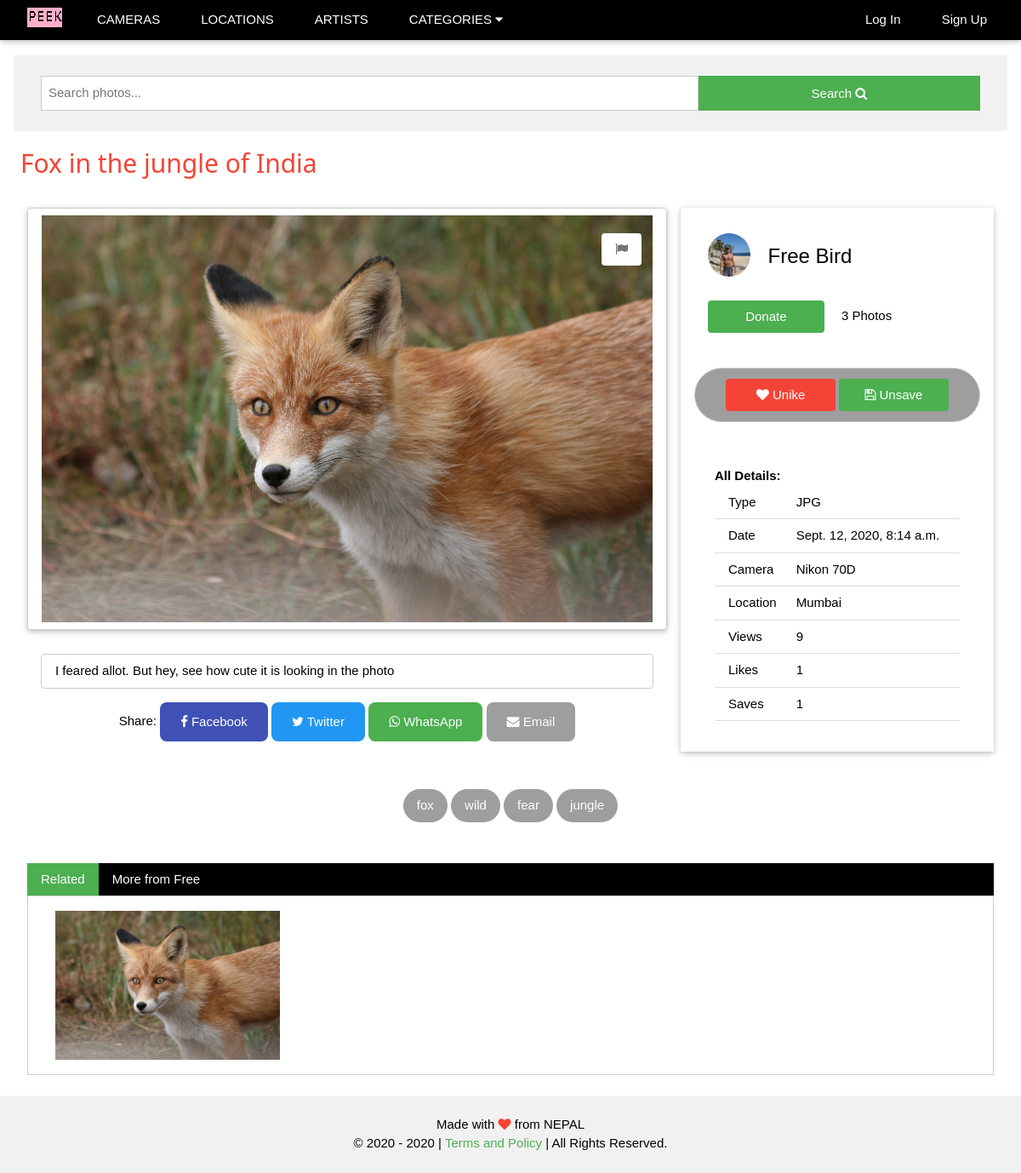
The app's page /theexplorer/fox-in-the-jungle-of-india/ with its own data.
### photos/models.py (models this page shows, shortened)
class Photo(models.Model):
    title = models.CharField(max_length=254)
    slug = models.SlugField(unique=True)
    category = models.ForeignKey('Category', on_delete=models.CASCADE)
    image = models.ImageField(upload_to=upload_image_path)
    image_type = models.CharField(max_length=10)
    camera = models.ForeignKey('Camera', on_delete=models.CASCADE)
    location = models.ForeignKey('Location', on_delete=models.CASCADE)
    tags = models.TextField()
    description = models.TextField()
    user = models.ForeignKey(User, on_delete=models.CASCADE)
    active = models.BooleanField(default=True)
    views_count = models.IntegerField(default=0)
    modified_on = models.DateTimeField(auto_now=True)
    uploaded_on = models.DateTimeField(auto_now_add=True)

class Camera(models.Model):
    camera = models.CharField(max_length=254, unique=True)
    slug = models.SlugField(unique=True)
    image = models.ImageField(upload_to='cameras', null=True, blank=True)
    def __str__(self):
        return self.camera

class Location(models.Model):
    location = models.CharField(max_length=254, unique=True)
    slug = models.SlugField(unique=True)
    image = models.ImageField(upload_to='locations', null=True, blank=True)
    def __str__(self):
        return self.location

### users/models.py (models this page shows)
class UserProfile(AbstractUser):
    first_name = models.CharField(max_length=254)
    last_name = models.CharField(max_length=254)
    email = models.EmailField(max_length=254, unique=True)
    profile_picture = models.ImageField(blank=True, upload_to=upload_image_path)
    profession = models.CharField(max_length=254, blank=True)
    address = models.CharField(max_length=254, blank=True)
    dob = models.DateField(blank=True, null=True)
    donate = models.CharField(max_length=254, blank=True)
    fb_username = models.CharField(max_length=254, blank=True)
    tw_username = models.CharField(max_length=254, blank=True)
    in_username = models.CharField(max_length=254, blank=True)

### photos/views.py (the view, shortened to what this page needs)
# urls.py: path('<str:username>/<str:slug>/', single_page_view, name='single'),
def single_page_view(request, username, slug):
    data = get_object_or_404(Photo, user__username=username, slug=slug, active=True)
    data.views_count += 1
    data.save()
    image_tags = data.tags
    image_tags = re.split(', |,', image_tags)
    author = Photo.objects.filter(user__username=username).filter(active=True).order_by('-uploaded_on')[:4]
    related = Photo.objects.filter(category=data.category).filter(active=True).order_by('-uploaded_on')[:4]
    return render(request, 'single.html', {'image_tags' : image_tags, 'data' : data, 'author' : author, 'related' : related})

### photos/context_processors.py (called while the page is built)
def category(request):
    cats = Category.objects.all().order_by('category')
    return {'cat_menu' : cats}

### photos/models.py (called while the page is built)
    def __str__(self):
        return self.category

### templates/single.html (shortened to what this page needs)
{% extends 'base.html' %}
{% block content %} {% load static %}
<div class="w3-content" style="margin-top:65px; max-width:1500px">
  <div class="w3-container">
    <div class="w3-bar w3-light-grey w3-round w3-padding">
        <div class="w3-container w3-section">
            <form action="{% url 'browse' %}" method="get">
                <input type="search" name="search" class="w3-input w3-left w3-border" placeholder="Search photos..." style="width:70%; outline:none;" required {% if request.GET.search %}value="{{ request.GET.search }}"{% endif %}>
                <button class="w3-button w3-green w3-right w3-hover-red" type="submit" style="width:30%; height:41px; outline:none;">Search <i class="fa fa-search"></i></button>
            </form>
        </div>
    </div>
  </div>
  <div class="w3-container">
    <h2 class="w3-text-red w3-padding-small">{{ data.title }}</h2>
  </div>
  <div class="w3-row-padding w3-margin">
    <div class="w3-col s12 m12 l8">
      <div class="w3-display-container w3-center">
        <img src="{{ data.image.url }}" style="width:100%" class="w3-mobile w3-round w3-border w3-padding w3-card w3-image">
        <div class="w3-display-topright" style="margin:30px;">
          <a href="#" class="w3-btn w3-white w3-round w3-hover-text-black w3-text-grey" title="Report"> <i class="fa fa-flag"></i></a>
        </div>
      </div>
      <div class="w3-container w3-margin w3-border w3-round w3-padding">
        {{ data.description }}
      </div>
      <div class="w3-section w3-center w3-mobile">
        <span class=" w3-hide-small">Share: </span>
        <button onclick="FBshare()" style="outline:none;" class="w3-button w3-indigo w3-round-large w3-padding-large w3-hover-red"><i class="fa fa-facebook"></i> <span class="w3-hide-medium w3-hide-small">Facebook</span></button>
        <button onclick="TTshare()" style="outline:none;" class="w3-button w3-blue w3-round-large w3-text-white w3-padding-large w3-hover-red"><i class="fa fa-twitter"></i> <span class="w3-hide-medium w3-hide-small">Twitter</span></button>
        <button onclick="WAshare()" style="outline:none;" class="w3-button w3-green w3-round-large w3-padding-large w3-hover-red"><i class="fa fa-whatsapp"></i> <span class="w3-hide-medium w3-hide-small">WhatsApp</span></button>
        <button onclick="Emailshare()" style="outline:none;" class="w3-button w3-gray w3-round-large w3-text-white w3-padding-large w3-hover-red"><i class="fa fa-envelope"></i> <span class="w3-hide-medium w3-hide-small">Email</span></button>
      </div>
    </div>
    <div class="w3-col s12 m12 l4">
      <div class="w3-container w3-mobile w3-padding w3-card"> <br>
        <a href="{% url 'public_profile' data.user.username %}" class="w3-hover-opacity w3-margin" style="text-decoration:none;">
          {% if data.user.profile_picture %}
            <img src="{{ data.user.profile_picture.url }}" class="w3-circle" style="width:15%">
          {% else %}
            <img src="{% static 'images/user_blank.png' %}" class="w3-circle" style="width:15%">
          {% endif %}
        </a>
        <a href="{% url 'public_profile' data.user.username %}" class="w3-xlarge w3-hover-text-grey" style="text-decoration:none;">{{ data.user.first_name }} {{ data.user.last_name }}</a>
        <div class="w3-container w3-section" style="width:100%">
          <button class="w3-button w3-round w3-green w3-padding w3-hover-red" style="width:45%">Donate</button>
          <span class="w3-padding" style="width:45%">{{ data.user.photo_set.all.count }} Photos</span>
        </div>
        <div class="w3-container w3-round-xxlarge w3-border w3-padding-large w3-center w3-gray" style="margin-top: 40px; margin-bottom:40px;" style="width:100%">
          <form style="display: inline;" action="." method="post"> {% csrf_token %}
            {% if data.like_set.count >= 1 %}
              <button type="submit" style="width:45%;" class="w3-button w3-round w3-red w3-hover-white w3-hover-text-black w3-text-white"><i class="fa fa-heart"></i> Unike</button>
            {% else %}
              <button type="submit" style="width:45%;" class="w3-button w3-round w3-white w3-hover-red w3-hover-text-white w3-text-black"><i class="fa fa-heart"></i> Like</button>
            {% endif %}
          </form>
          <form style="display: inline;" action="." method="post"> {% csrf_token %}
            {% if data.save_set.count >= 1 %}
              <button type="submit" style="width:45%;" class="w3-button w3-round w3-green w3-hover-white w3-hover-text-black w3-text-white"><i class="fa fa-save"></i> Unsave</button>
            {% else %}
              <button type="submit" style="width:45%;" class="w3-button w3-white w3-hover-green w3-round w3-hover-text-white w3-text-black"><i class="fa fa-save"></i> Save</button>
            {% endif %}
          </form>
        </div>
        <div class="w3-container w3-padding-large w3-section" style="width:100%">
          <span><b>All Details:</b></span>
          <table class="w3-table w3-bordered">
            <tr>
              <td>Type</td>
              <td>{{ data.image_type }}</td>
            </tr>
            <tr>
              <td>Date</td>
              <td>{{ data.uploaded_on }}</td>
            </tr>
            <tr>
              <td>Camera</td>
              <td>{{ data.camera }}</td>
            </tr>
            <tr>
              <td>Location</td>
              <td>{{ data.location }}</td>
            </tr>
            <tr>
              <td>Views</td>
              <td>{{ data.views_count }}</td>
            </tr>
            <tr>
              <td>Likes</td>
              <td>{{ data.like_set.all.count }}</td>
            </tr>
            <tr>
              <td>Saves</td>
              <td>{{ data.save_set.all.count }}</td>
            </tr>
          </table>
        </div>
      </div>
    </div>
  </div>
  <div class="w3-container w3-margin w3-center w3-padding">
    {% for tag in image_tags %}
      <a href="{% url 'browse' %}?search={{ tag }}" class="w3-button w3-round-xxlarge w3-section w3-grey w3-text-white w3-hover-light-grey">{{ tag }}</a>
    {% endfor %}
  </div>
  <div class="w3-container w3-margin w3-padding">
    <div class="w3-bar w3-black">
      <button class="w3-bar-item w3-button tablink w3-green" onclick="relatedtab(event,'related')">Related</button>
      <button class="w3-bar-item w3-button tablink" onclick="relatedtab(event,'more')">More from {{ data.user.first_name }}</button>
    </div>
    <div id="related" class="w3-container w3-border tab">
      <section class="w3-container w3-section" id="photos">
        {% for item in related %}
          <div class="w3-display-container" style="margin-bottom: 5px;">
            <div class="img-container">
              <a href="{% url 'single' item.user.username item.slug %}">
                <img src="{{ item.image.url }}">
              </a>
            </div>
          </div>
        {% endfor %}
      </section>
    </div>
  </div>
</div>
{% endblock %}

### static/css/main.css (style rules this page uses)
.w3-row-padding img { margin-bottom: 12px; }
#photos { -webkit-column-count: 4; -webkit-column-gap: 5px; -moz-column-count: 4; -moz-column-gap: 5px; column-count: 4; column-gap: 5px; }
#photos img { width: 100% !important; height: auto !important; }
.img-container { position: relative; background: rgb(0, 0, 0); }

### records on screen
Photo: title "Fox in the jungle of India", image (picture), description "I feared allot. But hey, see how cute it is looking in the photo", user.profile_picture (picture), user.first_name "Free", user.last_name "Bird", user.photo_set.all.count "3", image_type "JPG", uploaded_on "Sept. 12, 2020, 8:14 a.m.", camera "Nikon 70D", location "Mumbai", views_count "9", like_set.all.count "1", save_set.all.count "1"

### other values on screen
{{ tag }} "fox" "wild" "fear" "jungle"
